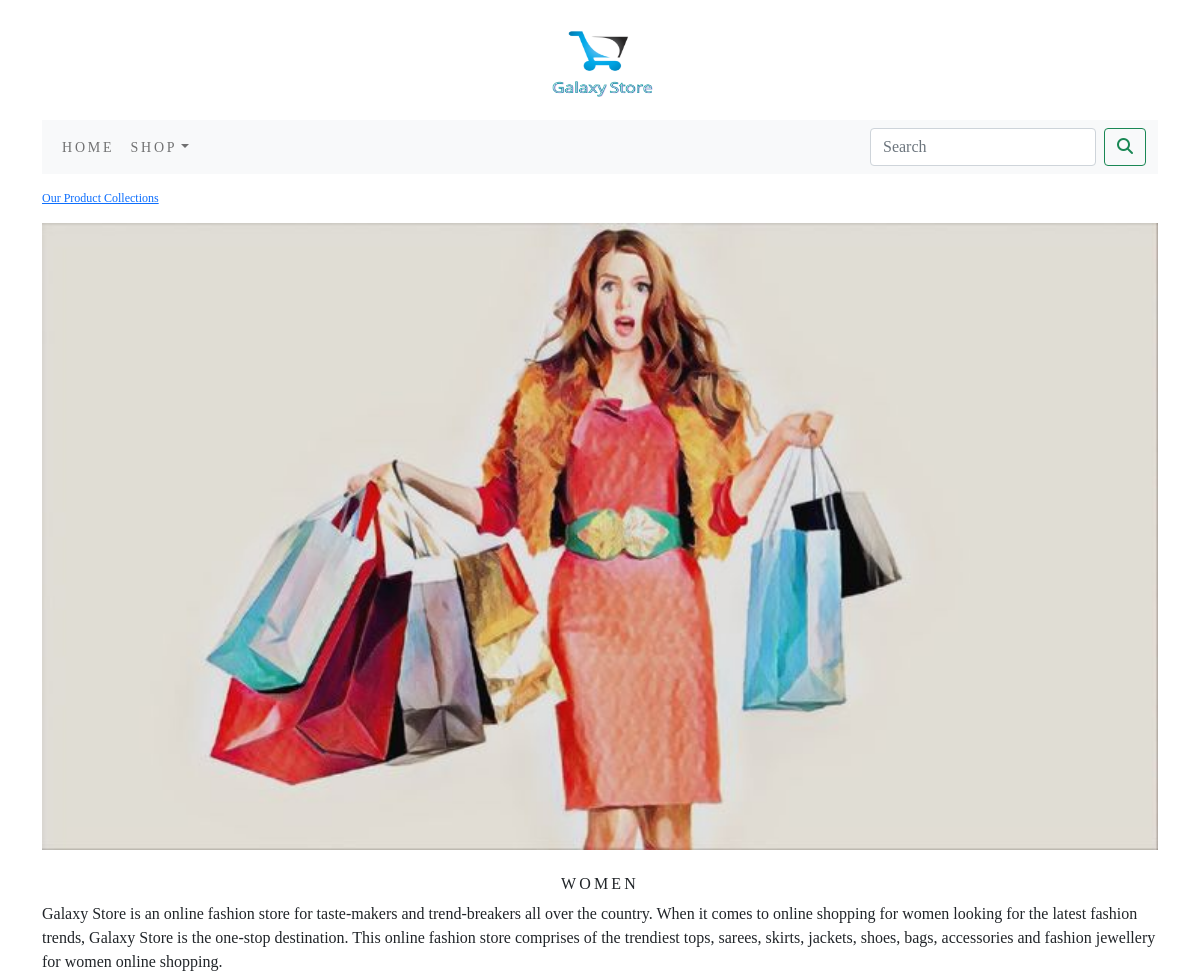
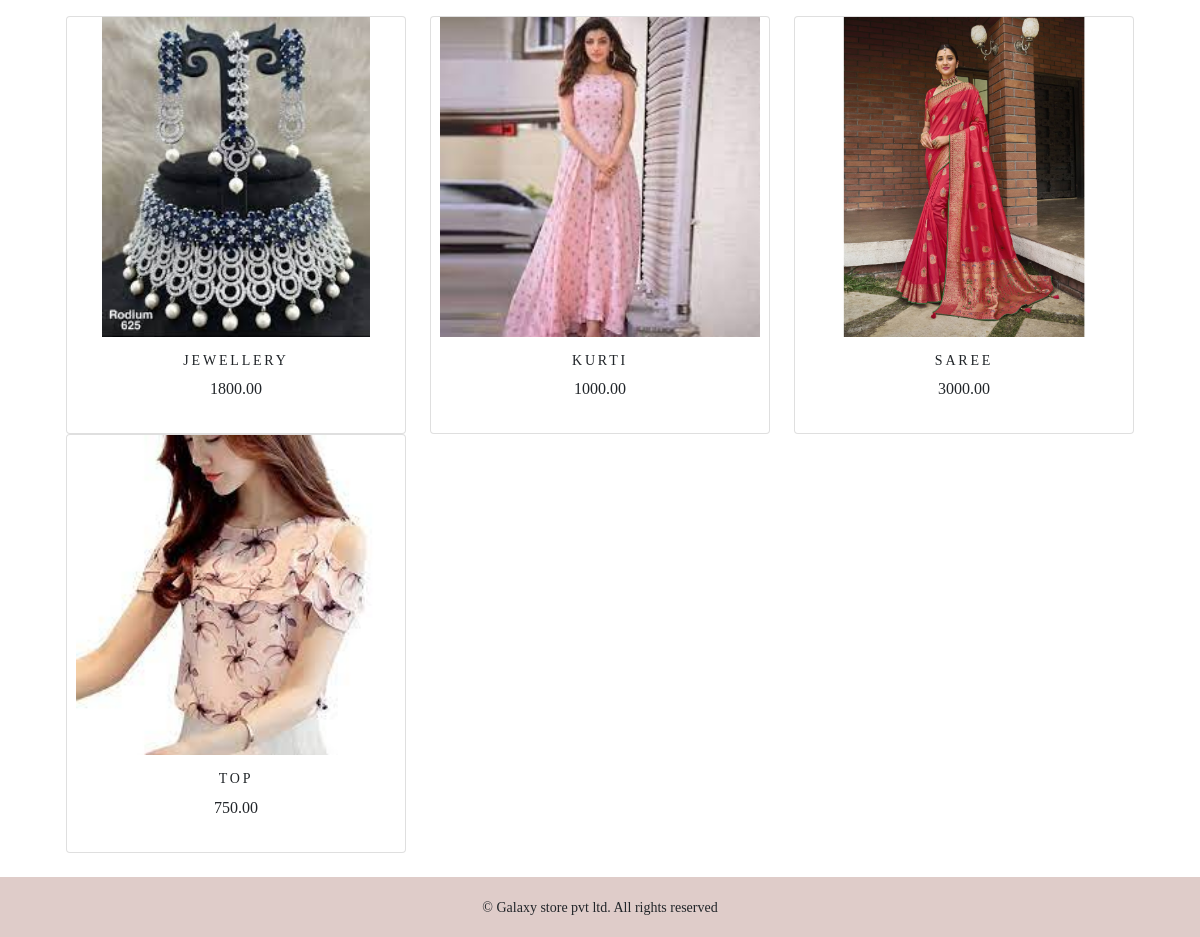
The app's page /shop/women/ with its own data (2 pictures, top to bottom).
### shop/models.py (models this page shows, shortened)
class Category(models.Model):
    name=models.CharField(max_length=250,unique=True)
    slug=models.SlugField(max_length=250,unique=True)
    description=models.TextField(blank=True)
    image=models.ImageField(upload_to='category',blank=True)
    class Meta:
        ordering=('name',)
        verbose_name='category'
        verbose_name_plural='categories'
    def get_url(self):
        return reverse('shop:products_by_category',args=[self.slug])

class Product(models.Model):
    name=models.CharField(max_length=250,unique=True)
    slug=models.SlugField(max_length=250,unique=True)
    description=models.TextField(blank=True)
    price=models.DecimalField(max_digits=10,decimal_places=2)
    category=models.ForeignKey(Category,on_delete=models.CASCADE)
    image=models.ImageField(upload_to='product',blank=True)
    stock=models.IntegerField()
    available=models.BooleanField(default=True)
    created=models.DateTimeField(auto_now_add=True)
    updated=models.DateTimeField(auto_now=True)
    def get_url(self):
        return reverse('shop:prodCatdetail',args=[self.category.slug,self.slug])
    class Meta:
        ordering=('name',)
        verbose_name='product'
        verbose_name_plural='products'

### shop/views.py (the view)
# urls.py: path('',views.allProdCat,name='allProdCat'),
def allProdCat(request,c_slug=None):
    c_page=None
    products_list=None
    if c_slug!=None:
        c_page=get_object_or_404(Category,slug=c_slug)
        products_list=Product.objects.all().filter(category=c_page,available=True)
    else:
        products_list=Product.objects.all().filter(available=True)
    paginator=Paginator(products_list,'6')
    try:
        page=int(request.GET.get('page','1'))
    except:
        page= 1
    try:
        products=paginator.page(page)
    except (EmptyPage,InvalidPage):
        products=paginator.page(paginator.num_pages)
    return render(request,"category.html",{'category': c_page,'products': products})

### cart/context_processors.py (called while the page is built)
def counter(request):
    item_count = 0
    if 'admin' in request.path:
        return {}
    else:
        try:
            cart=Cart.objects.filter(cart_id=_cart_id(request))
            cart_items=CartItem.objects.all().filter(cart=cart[:1])
            for cart_item in cart_items:
                item_count += cart_item.quantity
        except Cart.DoesNotExist:
            item_count = 0
    return dict(item_count=item_count)

### cart/views.py (called while the page is built)
def _cart_id(request):
    cart=request.session.session_key
    if not cart:
        cart=request.session.create()
    return cart

### shop/context_processors.py (called while the page is built)
def menu_links(request):
    links=Category.objects.all()
    return dict(links=links)

### templates/category.html (shortened to what this page needs)
{% extends 'base.html' %}
{% load static %}
{% block content %}
    {% if category %}
<div>
    <div class="row my_row_class">
        <div class="mx-auto">
        <p><a href="{% url 'shop:allProdCat' %}">Our Product Collections</a></p>
    </div>
        </div>
</div>
    {% endif %}
<div class="mx-auto">
    {% if category %}
    <img class="my_image" src="{{category.image.url}}" alt="{{category.name}}">
</div>
    <br>
<div>
    <h1 class="text-center my_title">{{category.name}}</h1>
    <p class="text-justify">{{category.description}}</p>
</div>
    {% endif %}
<div class="container">
    <div class="row mx-auto">
        {% for product in products.object_list %}
        <div class="my_bottom_margin col-9 col-sm-12 col-md-4 col-lg-4">
            <div class="card text-center" style="min-width:18rem;">
                    <a href="{{product.get_url}}"><img class="card-img-top my_image" src="{{product.image.url}}" alt="{{product.name}}"></a>
                <div class="card-body" >
                    <h4>{{product.name}}</h4>
                    <p>{{product.price}}</p>
                </div>
            </div>
        </div>
        {% endfor %}
    </div>
    <br>
</div>
{% endblock %}

### static/css/custom.css (style rules this page uses)
body { font-family:'EB Garamond', serif; }
.my_row_class { padding-top:15px; }
.my_row_class .mx-auto { color:#000; font-size:12px; }
.my_image { width:100%; height:auto; }
.my_title { font-size:16px; text-transform:uppercase; letter-spacing: .2em; }
.my_bottom_margin { margin-bottom;10px; }
.card-body h4 { font-size:14px; text-transform:uppercase; letter-spacing:.2em; }
.card-img-top { max-height: 40vh; object-fit: contain; }

### records on screen
Category: image (picture), name "WOMEN", description "Galaxy Store is an online fashion store for taste-makers and trend-breakers all over the country. When it comes to online shopping for women looking for the latest fashion trends, Galaxy Store is the one-stop destination. This online fashion store comprises of the trendiest tops, sarees, skirts, jackets, shoes, bags, accessories and fashion jewellery for women online shopping."
Product: image (picture), name "JEWELLERY", price "1800.00"
Product: image (picture), name "KURTI", price "1000.00"
Product: image (picture), name "SAREE", price "3000.00"
Product: image (picture), name "TOP", price "750.00"
